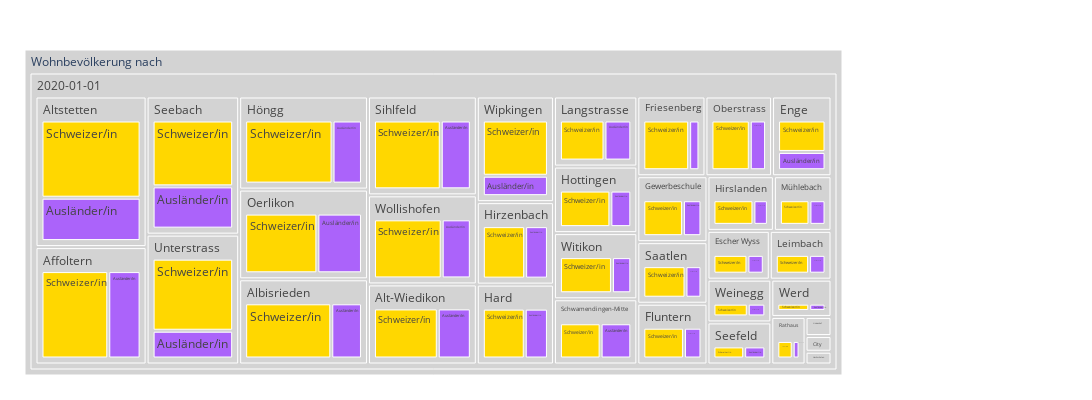

The code cell stored with this chart in its notebook:
### Code cell
myTreemapAgg = data2betested.loc["2020"]  \
    .groupby(['StichtagDatJahr', 'QuarLang', 'HerkunftLang']) \
    .agg(sum_WBev=('AnzBestWir', 'sum')) \
    .sort_values('sum_WBev', ascending=True) 

fig = px.treemap(myTreemapAgg.reset_index(), path=[px.Constant("Wohnbevölkerung nach "), 'StichtagDatJahr', 'QuarLang', 'HerkunftLang']
                 , values='sum_WBev'
                 , color='HerkunftLang'
                 ## bei discrete scales (bei Klassen und Strings):                 
                 #, color_discrete_map={'(?)':'lightgrey','EVP':'gold', 'Ausländer/in':'#FF3030', 'PdA':'#EE3B3B', 'Grüne':'#A2CD5A','GLP':'#CAFF70','Die Mitte':'orange','FDP':'#104E8B','AL':'deeppink','SVP':'forestgreen', 'FL ZÜRI':'#8B864E','Volt':'#lightblue' }         
                 , color_discrete_map={'(?)':'lightgrey','Schweizer/in':'gold', 'SP':'#FF3030' }               
                 ## bei continuous scales (bei Zahlenwerten):
                , color_continuous_scale='blues'
                #, color_continuous_midpoint=np.average(df['AnzBestWir'], weights=df['AnzBestWir'])   
                 ,height=400
                 ,width=1100
                )
fig.update_traces(root_color="grey")
fig.update_layout(margin = dict(t=50, l=25, r=250, b=25))
fig.show()

### Figure 1 — Plotly figure (JSON) as saved in the notebook; plotly's stock layout.template omitted (floating-point values rounded to 4 significant figures)
{"data": [{"branchvalues": "total", "customdata": [["Ausländer/in"], ["Ausländer/in"], ["Ausländer/in"], ["Ausländer/in"], ["Ausländer/in"], ["Ausländer/in"], ["Ausländer/in"], ["Schweizer/in"], ["Ausländer/in"], ["Schweizer/in"], ["Schweizer/in"], ["Schweizer/in"], ["Schweizer/in"], ["Schweizer/in"], ["Schweizer/in"], ["Schweizer/in"], ["Schweizer/in"], ["Schweizer/in"], ["Ausländer/in"], ["Ausländer/in"], ["Ausländer/in"], ["Ausländer/in"], ["Ausländer/in"], ["Ausländer/in"], ["Ausländer/in"], ["Ausländer/in"], ["Ausländer/in"], ["Ausländer/in"], ["Ausländer/in"], ["Ausländer/in"], ["Ausländer/in"], ["Ausländer/in"], ["Ausländer/in"], ["Ausländer/in"], ["Schweizer/in"], ["Schweizer/in"], ["Ausländer/in"], ["Ausländer/in"], ["Schweizer/in"], ["Schweizer/in"], ["Schweizer/in"], ["Schweizer/in"], ["Schweizer/in"], ["Schweizer/in"], ["Schweizer/in"], ["Schweizer/in"], ["Schweizer/in"], ["Schweizer/in"], ["Schweizer/in"], ["Schweizer/in"], ["Schweizer/in"], ["Ausländer/in"], ["Ausländer/in"], ["Ausländer/in"], ["Ausländer/in"], ["Ausländer/in"], ["Ausländer/in"], ["Schweizer/in"], ["Schweizer/in"], ["Schweizer/in"], ["Schweizer/in"], ["Schweizer/in"], ["Schweizer/in"], ["Ausländer/in"], ["Ausländer/in"], ["Schweizer/in"], ["Schweizer/in"], ["Schweizer/in"], ["(?)"], ["(?)"], ["(?)"], ["(?)"], ["(?)"], ["(?)"], ["(?)"], ["(?)"], ["(?)"], ["(?)"], ["(?)"], ["(?)"], ["(?)"], ["(?)"], ["(?)"], ["(?)"], ["(?)"], ["(?)"], ["(?)"], ["(?)"], ["(?)"], ["(?)"], ["(?)"], ["(?)"], ["(?)"], ["(?)"], ["(?)"], ["(?)"], ["(?)"], ["(?)"], ["(?)"], ["(?)"], ["(?)"], ["(?)"], ["(?)"], ["(?)"]], "domain": {"x": [0, 1], "y": [0, 1]}, "hovertemplate": "labels=%{label}<br>sum_WBev=%{value}<br>parent=%{parent}<br>id=%{id}<br>HerkunftLang=%{customdata[0]}<extra></extra>", "ids": ["Wohnbevölkerung nach /2020-01-01/Affoltern/Ausländer/in", "Wohnbevölkerung nach /2020-01-01/Saatlen/Ausländer/in", "Wohnbevölkerung nach /2020-01-01/Schwamendingen-Mitte/Ausländer/in", "Wohnbevölkerung nach /2020-01-01/Weinegg/Ausländer/in", "Wohnbevölkerung nach /2020-01-01/Werd/Ausländer/in", "Wohnbevölkerung nach /2020-01-01/Wipkingen/Ausländer/in", "Wohnbevölkerung nach /2020-01-01/Witikon/Ausländer/in", "Wohnbevölkerung nach /2020-01-01/Albisrieden/Schweizer/in", "Wohnbevölkerung nach /2020-01-01/Oerlikon/Ausländer/in", "Wohnbevölkerung nach /2020-01-01/Alt-Wiedikon/Schweizer/in", "Wohnbevölkerung nach /2020-01-01/Escher Wyss/Schweizer/in", "Wohnbevölkerung nach /2020-01-01/Hard/Schweizer/in", "Wohnbevölkerung nach /2020-01-01/Hirslanden/Schweizer/in", "Wohnbevölkerung nach /2020-01-01/Lindenhof/Schweizer/in", "Wohnbevölkerung nach /2020-01-01/Mühlebach/Schweizer/in", "Wohnbevölkerung nach /2020-01-01/Oerlikon/Schweizer/in", "Wohnbevölkerung nach /2020-01-01/Schwamendingen-Mitte/Schweizer/in", "Wohnbevölkerung nach /2020-01-01/Altstetten/Schweizer/in", "Wohnbevölkerung nach /2020-01-01/Oberstrass/Ausländer/in", "Wohnbevölkerung nach /2020-01-01/Wollishofen/Ausländer/in", "Wohnbevölkerung nach /2020-01-01/Lindenhof/Ausländer/in", "Wohnbevölkerung nach /2020-01-01/Escher Wyss/Ausländer/in", "Wohnbevölkerung nach /2020-01-01/Alt-Wiedikon/Ausländer/in", "Wohnbevölkerung nach /2020-01-01/Fluntern/Ausländer/in", "Wohnbevölkerung nach /2020-01-01/Friesenberg/Ausländer/in", "Wohnbevölkerung nach /2020-01-01/Gewerbeschule/Ausländer/in", "Wohnbevölkerung nach /2020-01-01/Hard/Ausländer/in", "Wohnbevölkerung nach /2020-01-01/Hirslanden/Ausländer/in", "Wohnbevölkerung nach /2020-01-01/Hirzenbach/Ausländer/in", "Wohnbevölkerung nach /2020-01-01/Hochschulen/Ausländer/in", "Wohnbevölkerung nach /2020-01-01/Albisrieden/Ausländer/in", "Wohnbevölkerung nach /2020-01-01/Leimbach/Ausländer/in", "Wohnbevölkerung nach /2020-01-01/Langstrasse/Ausländer/in", "Wohnbevölkerung nach /2020-01-01/Hottingen/Ausländer/in", "Wohnbevölkerung nach /2020-01-01/Seefeld/Schweizer/in", "Wohnbevölkerung nach /2020-01-01/Leimbach/Schweizer/in", "Wohnbevölkerung nach /2020-01-01/City/Ausländer/in", "Wohnbevölkerung nach /2020-01-01/Altstetten/Ausländer/in", "Wohnbevölkerung nach /2020-01-01/Oberstrass/Schweizer/in", "Wohnbevölkerung nach /2020-01-01/Wipkingen/Schweizer/in", "Wohnbevölkerung nach /2020-01-01/Rathaus/Schweizer/in", "Wohnbevölkerung nach /2020-01-01/Werd/Schweizer/in", "Wohnbevölkerung nach /2020-01-01/Weinegg/Schweizer/in", "Wohnbevölkerung nach /2020-01-01/Unterstrass/Schweizer/in", "Wohnbevölkerung nach /2020-01-01/Langstrasse/Schweizer/in", "Wohnbevölkerung nach /2020-01-01/Seebach/Schweizer/in", "Wohnbevölkerung nach /2020-01-01/Sihlfeld/Schweizer/in", "Wohnbevölkerung nach /2020-01-01/Saatlen/Schweizer/in", "Wohnbevölkerung nach /2020-01-01/Höngg/Schweizer/in", "Wohnbevölkerung nach /2020-01-01/Gewerbeschule/Schweizer/in", "Wohnbevölkerung nach /2020-01-01/Hochschulen/Schweizer/in", "Wohnbevölkerung nach /2020-01-01/Rathaus/Ausländer/in", "Wohnbevölkerung nach /2020-01-01/Höngg/Ausländer/in", "Wohnbevölkerung nach /2020-01-01/Seebach/Ausländer/in", "Wohnbevölkerung nach /2020-01-01/Seefeld/Ausländer/in", "Wohnbevölkerung nach /2020-01-01/Sihlfeld/Ausländer/in", "Wohnbevölkerung nach /2020-01-01/Unterstrass/Ausländer/in", "Wohnbevölkerung nach /2020-01-01/Witikon/Schweizer/in", "Wohnbevölkerung nach /2020-01-01/Affoltern/Schweizer/in", "Wohnbevölkerung nach /2020-01-01/City/Schweizer/in", "Wohnbevölkerung nach /2020-01-01/Enge/Schweizer/in", "Wohnbevölkerung nach /2020-01-01/Fluntern/Schweizer/in", "Wohnbevölkerung nach /2020-01-01/Friesenberg/Schweizer/in", "Wohnbevölkerung nach /2020-01-01/Mühlebach/Ausländer/in", "Wohnbevölkerung nach /2020-01-01/Enge/Ausländer/in", "Wohnbevölkerung nach /2020-01-01/Hirzenbach/Schweizer/in", "Wohnbevölkerung nach /2020-01-01/Hottingen/Schweizer/in", "Wohnbevölkerung nach /2020-01-01/Wollishofen/Schweizer/in", "Wohnbevölkerung nach /2020-01-01/Affoltern", "Wohnbevölkerung nach /2020-01-01/Albisrieden", "Wohnbevölkerung nach /2020-01-01/Alt-Wiedikon", "Wohnbevölkerung nach /2020-01-01/Altstetten", "Wohnbevölkerung nach /2020-01-01/City", "Wohnbevölkerung nach /2020-01-01/Enge", "Wohnbevölkerung nach /2020-01-01/Escher Wyss", "Wohnbevölkerung nach /2020-01-01/Fluntern", "Wohnbevölkerung nach /2020-01-01/Friesenberg", "Wohnbevölkerung nach /2020-01-01/Gewerbeschule", "Wohnbevölkerung nach /2020-01-01/Hard", "Wohnbevölkerung nach /2020-01-01/Hirslanden", "Wohnbevölkerung nach /2020-01-01/Hirzenbach", "Wohnbevölkerung nach /2020-01-01/Hochschulen", "Wohnbevölkerung nach /2020-01-01/Hottingen", "Wohnbevölkerung nach /2020-01-01/Höngg", "Wohnbevölkerung nach /2020-01-01/Langstrasse", "Wohnbevölkerung nach /2020-01-01/Leimbach", "Wohnbevölkerung nach /2020-01-01/Lindenhof", "Wohnbevölkerung nach /2020-01-01/Mühlebach", "Wohnbevölkerung nach /2020-01-01/Oberstrass", "Wohnbevölkerung nach /2020-01-01/Oerlikon", "Wohnbevölkerung nach /2020-01-01/Rathaus", "Wohnbevölkerung nach /2020-01-01/Saatlen", "Wohnbevölkerung nach /2020-01-01/Schwamendingen-Mitte", "Wohnbevölkerung nach /2020-01-01/Seebach", "Wohnbevölkerung nach /2020-01-01/Seefeld", "Wohnbevölkerung nach /2020-01-01/Sihlfeld", "Wohnbevölkerung nach /2020-01-01/Unterstrass", "Wohnbevölkerung nach /2020-01-01/Weinegg", "Wohnbevölkerung nach /2020-01-01/Werd", "Wohnbevölkerung nach /2020-01-01/Wipkingen", "Wohnbevölkerung nach /2020-01-01/Witikon", "Wohnbevölkerung nach /2020-01-01/Wollishofen", "Wohnbevölkerung nach /2020-01-01", "Wohnbevölkerung nach "], "labels": ["Ausländer/in", "Ausländer/in", "Ausländer/in", "Ausländer/in", "Ausländer/in", "Ausländer/in", "Ausländer/in", "Schweizer/in", "Ausländer/in", "Schweizer/in", "Schweizer/in", "Schweizer/in", "Schweizer/in", "Schweizer/in", "Schweizer/in", "Schweizer/in", "Schweizer/in", "Schweizer/in", "Ausländer/in", "Ausländer/in", "Ausländer/in", "Ausländer/in", "Ausländer/in", "Ausländer/in", "Ausländer/in", "Ausländer/in", "Ausländer/in", "Ausländer/in", "Ausländer/in", "Ausländer/in", "Ausländer/in", "Ausländer/in", "Ausländer/in", "Ausländer/in", "Schweizer/in", "Schweizer/in", "Ausländer/in", "Ausländer/in", "Schweizer/in", "Schweizer/in", "Schweizer/in", "Schweizer/in", "Schweizer/in", "Schweizer/in", "Schweizer/in", "Schweizer/in", "Schweizer/in", "Schweizer/in", "Schweizer/in", "Schweizer/in", "Schweizer/in", "Ausländer/in", "Ausländer/in", "Ausländer/in", "Ausländer/in", "Ausländer/in", "Ausländer/in", "Schweizer/in", "Schweizer/in", "Schweizer/in", "Schweizer/in", "Schweizer/in", "Schweizer/in", "Ausländer/in", "Ausländer/in", "Schweizer/in", "Schweizer/in", "Schweizer/in", "Affoltern", "Albisrieden", "Alt-Wiedikon", "Altstetten", "City", "Enge", "Escher Wyss", "Fluntern", "Friesenberg", "Gewerbeschule", "Hard", "Hirslanden", "Hirzenbach", "Hochschulen", "Hottingen", "Höngg", "Langstrasse", "Leimbach", "Lindenhof", "Mühlebach", "Oberstrass", "Oerlikon", "Rathaus", "Saatlen", "Schwamendingen-Mitte", "Seebach", "Seefeld", "Sihlfeld", "Unterstrass", "Weinegg", "Werd", "Wipkingen", "Witikon", "Wollishofen", "2020-01-01", "Wohnbevölkerung nach "], "marker": {"colors": ["#ab63fa", "#ab63fa", "#ab63fa", "#ab63fa", "#ab63fa", "#ab63fa", "#ab63fa", "gold", "#ab63fa", "gold", "gold", "gold", "gold", "gold", "gold", "gold", "gold", "gold", "#ab63fa", "#ab63fa", "#ab63fa", "#ab63fa", "#ab63fa", "#ab63fa", "#ab63fa", "#ab63fa", "#ab63fa", "#ab63fa", "#ab63fa", "#ab63fa", "#ab63fa", "#ab63fa", "#ab63fa", "#ab63fa", "gold", "gold", "#ab63fa", "#ab63fa", "gold", "gold", "gold", "gold", "gold", "gold", "gold", "gold", "gold", "gold", "gold", "gold", "gold", "#ab63fa", "#ab63fa", "#ab63fa", "#ab63fa", "#ab63fa", "#ab63fa", "gold", "gold", "gold", "gold", "gold", "gold", "#ab63fa", "#ab63fa", "gold", "gold", "gold", "lightgrey", "lightgrey", "lightgrey", "lightgrey", "lightgrey", "lightgrey", "lightgrey", "lightgrey", "lightgrey", "lightgrey", "lightgrey", "lightgrey", "lightgrey", "lightgrey", "lightgrey", "lightgrey", "lightgrey", "lightgrey", "lightgrey", "lightgrey", "lightgrey", "lightgrey", "lightgrey", "lightgrey", "lightgrey", "lightgrey", "lightgrey", "lightgrey", "lightgrey", "lightgrey", "lightgrey", "lightgrey", "lightgrey", "lightgrey", "lightgrey", "lightgrey"]}, "name": "", "parents": ["Wohnbevölkerung nach /2020-01-01/Affoltern", "Wohnbevölkerung nach /2020-01-01/Saatlen", "Wohnbevölkerung nach /2020-01-01/Schwamendingen-Mitte", "Wohnbevölkerung nach /2020-01-01/Weinegg", "Wohnbevölkerung nach /2020-01-01/Werd", "Wohnbevölkerung nach /2020-01-01/Wipkingen", "Wohnbevölkerung nach /2020-01-01/Witikon", "Wohnbevölkerung nach /2020-01-01/Albisrieden", "Wohnbevölkerung nach /2020-01-01/Oerlikon", "Wohnbevölkerung nach /2020-01-01/Alt-Wiedikon", "Wohnbevölkerung nach /2020-01-01/Escher Wyss", "Wohnbevölkerung nach /2020-01-01/Hard", "Wohnbevölkerung nach /2020-01-01/Hirslanden", "Wohnbevölkerung nach /2020-01-01/Lindenhof", "Wohnbevölkerung nach /2020-01-01/Mühlebach", "Wohnbevölkerung nach /2020-01-01/Oerlikon", "Wohnbevölkerung nach /2020-01-01/Schwamendingen-Mitte", "Wohnbevölkerung nach /2020-01-01/Altstetten", "Wohnbevölkerung nach /2020-01-01/Oberstrass", "Wohnbevölkerung nach /2020-01-01/Wollishofen", "Wohnbevölkerung nach /2020-01-01/Lindenhof", "Wohnbevölkerung nach /2020-01-01/Escher Wyss", "Wohnbevölkerung nach /2020-01-01/Alt-Wiedikon", "Wohnbevölkerung nach /2020-01-01/Fluntern", "Wohnbevölkerung nach /2020-01-01/Friesenberg", "Wohnbevölkerung nach /2020-01-01/Gewerbeschule", "Wohnbevölkerung nach /2020-01-01/Hard", "Wohnbevölkerung nach /2020-01-01/Hirslanden", "Wohnbevölkerung nach /2020-01-01/Hirzenbach", "Wohnbevölkerung nach /2020-01-01/Hochschulen", "Wohnbevölkerung nach /2020-01-01/Albisrieden", "Wohnbevölkerung nach /2020-01-01/Leimbach", "Wohnbevölkerung nach /2020-01-01/Langstrasse", "Wohnbevölkerung nach /2020-01-01/Hottingen", "Wohnbevölkerung nach /2020-01-01/Seefeld", "Wohnbevölkerung nach /2020-01-01/Leimbach", "Wohnbevölkerung nach /2020-01-01/City", "Wohnbevölkerung nach /2020-01-01/Altstetten", "Wohnbevölkerung nach /2020-01-01/Oberstrass", "Wohnbevölkerung nach /2020-01-01/Wipkingen", "Wohnbevölkerung nach /2020-01-01/Rathaus", "Wohnbevölkerung nach /2020-01-01/Werd", "Wohnbevölkerung nach /2020-01-01/Weinegg", "Wohnbevölkerung nach /2020-01-01/Unterstrass", "Wohnbevölkerung nach /2020-01-01/Langstrasse", "Wohnbevölkerung nach /2020-01-01/Seebach", "Wohnbevölkerung nach /2020-01-01/Sihlfeld", "Wohnbevölkerung nach /2020-01-01/Saatlen", "Wohnbevölkerung nach /2020-01-01/Höngg", "Wohnbevölkerung nach /2020-01-01/Gewerbeschule", "Wohnbevölkerung nach /2020-01-01/Hochschulen", "Wohnbevölkerung nach /2020-01-01/Rathaus", "Wohnbevölkerung nach /2020-01-01/Höngg", "Wohnbevölkerung nach /2020-01-01/Seebach", "Wohnbevölkerung nach /2020-01-01/Seefeld", "Wohnbevölkerung nach /2020-01-01/Sihlfeld", "Wohnbevölkerung nach /2020-01-01/Unterstrass", "Wohnbevölkerung nach /2020-01-01/Witikon", "Wohnbevölkerung nach /2020-01-01/Affoltern", "Wohnbevölkerung nach /2020-01-01/City", "Wohnbevölkerung nach /2020-01-01/Enge", "Wohnbevölkerung nach /2020-01-01/Fluntern", "Wohnbevölkerung nach /2020-01-01/Friesenberg", "Wohnbevölkerung nach /2020-01-01/Mühlebach", "Wohnbevölkerung nach /2020-01-01/Enge", "Wohnbevölkerung nach /2020-01-01/Hirzenbach", "Wohnbevölkerung nach /2020-01-01/Hottingen", "Wohnbevölkerung nach /2020-01-01/Wollishofen", "Wohnbevölkerung nach /2020-01-01", "Wohnbevölkerung nach /2020-01-01", "Wohnbevölkerung nach /2020-01-01", "Wohnbevölkerung nach /2020-01-01", "Wohnbevölkerung nach /2020-01-01", "Wohnbevölkerung nach /2020-01-01", "Wohnbevölkerung nach /2020-01-01", "Wohnbevölkerung nach /2020-01-01", "Wohnbevölkerung nach /2020-01-01", "Wohnbevölkerung nach /2020-01-01", "Wohnbevölkerung nach /2020-01-01", "Wohnbevölkerung nach /2020-01-01", "Wohnbevölkerung nach /2020-01-01", "Wohnbevölkerung nach /2020-01-01", "Wohnbevölkerung nach /2020-01-01", "Wohnbevölkerung nach /2020-01-01", "Wohnbevölkerung nach /2020-01-01", "Wohnbevölkerung nach /2020-01-01", "Wohnbevölkerung nach /2020-01-01", "Wohnbevölkerung nach /2020-01-01", "Wohnbevölkerung nach /2020-01-01", "Wohnbevölkerung nach /2020-01-01", "Wohnbevölkerung nach /2020-01-01", "Wohnbevölkerung nach /2020-01-01", "Wohnbevölkerung nach /2020-01-01", "Wohnbevölkerung nach /2020-01-01", "Wohnbevölkerung nach /2020-01-01", "Wohnbevölkerung nach /2020-01-01", "Wohnbevölkerung nach /2020-01-01", "Wohnbevölkerung nach /2020-01-01", "Wohnbevölkerung nach /2020-01-01", "Wohnbevölkerung nach /2020-01-01", "Wohnbevölkerung nach /2020-01-01", "Wohnbevölkerung nach /2020-01-01", "Wohnbevölkerung nach ", ""], "root": {"color": "grey"}, "type": "treemap", "values": [8673, 2416, 4767, 1882, 1543, 4478, 3049, 16489, 8991, 11707, 4187, 8084, 5432, 715, 4158, 14557, 6316, 21830, 3229, 5941, 295, 2011, 6057, 2614, 2031, 3001, 4470, 1964, 4535, 211, 5875, 2027, 4477, 3315, 3243, 4113, 262, 12268, 7595, 12127, 2296, 3027, 3680, 17683, 7433, 15869, 15118, 6383, 18283, 6423, 464, 1021, 6156, 10187, 2237, 6803, 6810, 8195, 17911, 567, 6104, 6071, 9040, 2256, 3551, 8428, 7989, 13816, 26584, 22364, 17764, 34098, 829, 9655, 6198, 8685, 11071, 9424, 12554, 7396, 12963, 675, 11304, 24439, 11910, 6140, 1010, 6414, 10824, 23548, 3317, 8799, 11083, 26056, 5480, 21921, 24493, 5562, 4570, 16605, 11244, 19757, 434736, 434736]}], "layout": {"height": 400, "legend": {"tracegroupgap": 0}, "margin": {"b": 25, "l": 25, "r": 250, "t": 50}, "width": 1100}}
